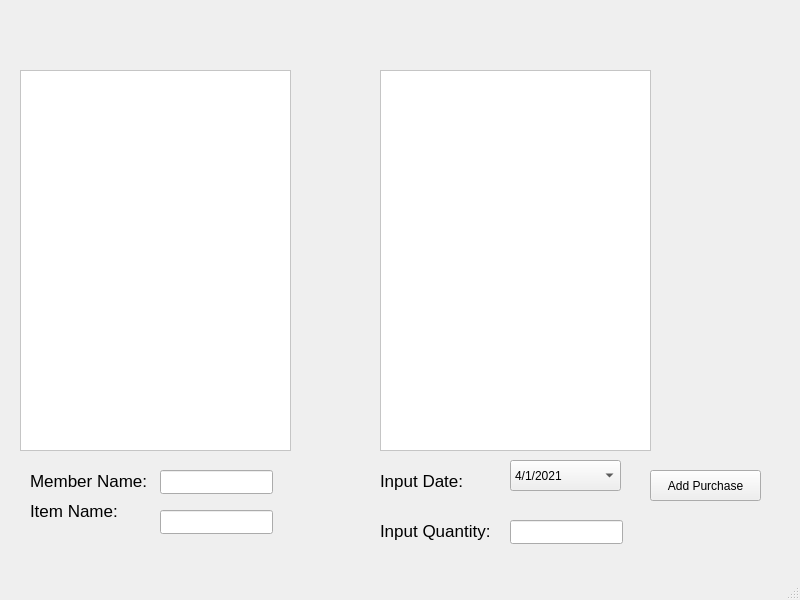
<?xml version="1.0" encoding="UTF-8"?>
<ui version="4.0">
 <class>AddPurchases</class>
 <widget class="QMainWindow" name="AddPurchases">
  <property name="geometry">
   <rect>
    <x>0</x>
    <y>0</y>
    <width>800</width>
    <height>600</height>
   </rect>
  </property>
  <property name="windowTitle">
   <string>MainWindow</string>
  </property>
  <widget class="QWidget" name="centralwidget">
   <widget class="QTableView" name="memberTable">
    <property name="geometry">
     <rect>
      <x>20</x>
      <y>70</y>
      <width>271</width>
      <height>381</height>
     </rect>
    </property>
    <property name="sizePolicy">
     <sizepolicy hsizetype="Preferred" vsizetype="Preferred">
      <horstretch>0</horstretch>
      <verstretch>0</verstretch>
     </sizepolicy>
    </property>
    <property name="font">
     <font>
      <pointsize>11</pointsize>
     </font>
    </property>
    <property name="focusPolicy">
     <enum>Qt::NoFocus</enum>
    </property>
    <property name="styleSheet">
     <string notr="true">background-color: rgb(255, 255, 255);
color: rgb(0, 0, 0);
alternate-background-color: rgb(225, 225, 225);
selection-background-color: rgb(159, 11, 25);
selection-color: rgb(0, 0, 0);</string>
    </property>
    <property name="horizontalScrollBarPolicy">
     <enum>Qt::ScrollBarAlwaysOff</enum>
    </property>
    <property name="sizeAdjustPolicy">
     <enum>QAbstractScrollArea::AdjustToContents</enum>
    </property>
    <property name="autoScroll">
     <bool>false</bool>
    </property>
    <property name="autoScrollMargin">
     <number>5</number>
    </property>
    <property name="dragDropOverwriteMode">
     <bool>false</bool>
    </property>
    <property name="alternatingRowColors">
     <bool>true</bool>
    </property>
    <property name="selectionMode">
     <enum>QAbstractItemView::SingleSelection</enum>
    </property>
    <property name="selectionBehavior">
     <enum>QAbstractItemView::SelectRows</enum>
    </property>
    <property name="showGrid">
     <bool>false</bool>
    </property>
    <property name="gridStyle">
     <enum>Qt::SolidLine</enum>
    </property>
    <property name="sortingEnabled">
     <bool>false</bool>
    </property>
    <attribute name="horizontalHeaderVisible">
     <bool>false</bool>
    </attribute>
    <attribute name="horizontalHeaderMinimumSectionSize">
     <number>50</number>
    </attribute>
    <attribute name="horizontalHeaderDefaultSectionSize">
     <number>200</number>
    </attribute>
    <attribute name="verticalHeaderVisible">
     <bool>false</bool>
    </attribute>
    <attribute name="verticalHeaderHighlightSections">
     <bool>true</bool>
    </attribute>
   </widget>
   <widget class="QTableView" name="itemTable">
    <property name="geometry">
     <rect>
      <x>380</x>
      <y>70</y>
      <width>271</width>
      <height>381</height>
     </rect>
    </property>
    <property name="sizePolicy">
     <sizepolicy hsizetype="Preferred" vsizetype="Preferred">
      <horstretch>0</horstretch>
      <verstretch>0</verstretch>
     </sizepolicy>
    </property>
    <property name="font">
     <font>
      <pointsize>11</pointsize>
     </font>
    </property>
    <property name="focusPolicy">
     <enum>Qt::NoFocus</enum>
    </property>
    <property name="styleSheet">
     <string notr="true">background-color: rgb(255, 255, 255);
color: rgb(0, 0, 0);
alternate-background-color: rgb(225, 225, 225);
selection-background-color: rgb(159, 11, 25);
selection-color: rgb(0, 0, 0);</string>
    </property>
    <property name="horizontalScrollBarPolicy">
     <enum>Qt::ScrollBarAlwaysOff</enum>
    </property>
    <property name="sizeAdjustPolicy">
     <enum>QAbstractScrollArea::AdjustToContents</enum>
    </property>
    <property name="autoScroll">
     <bool>false</bool>
    </property>
    <property name="autoScrollMargin">
     <number>5</number>
    </property>
    <property name="dragDropOverwriteMode">
     <bool>false</bool>
    </property>
    <property name="alternatingRowColors">
     <bool>true</bool>
    </property>
    <property name="selectionMode">
     <enum>QAbstractItemView::SingleSelection</enum>
    </property>
    <property name="selectionBehavior">
     <enum>QAbstractItemView::SelectRows</enum>
    </property>
    <property name="showGrid">
     <bool>false</bool>
    </property>
    <property name="gridStyle">
     <enum>Qt::SolidLine</enum>
    </property>
    <property name="sortingEnabled">
     <bool>false</bool>
    </property>
    <attribute name="horizontalHeaderVisible">
     <bool>false</bool>
    </attribute>
    <attribute name="horizontalHeaderMinimumSectionSize">
     <number>50</number>
    </attribute>
    <attribute name="horizontalHeaderDefaultSectionSize">
     <number>200</number>
    </attribute>
    <attribute name="verticalHeaderVisible">
     <bool>false</bool>
    </attribute>
    <attribute name="verticalHeaderHighlightSections">
     <bool>true</bool>
    </attribute>
   </widget>
   <widget class="QLineEdit" name="quantityLine">
    <property name="geometry">
     <rect>
      <x>510</x>
      <y>520</y>
      <width>113</width>
      <height>24</height>
     </rect>
    </property>
   </widget>
   <widget class="QLabel" name="label">
    <property name="geometry">
     <rect>
      <x>380</x>
      <y>520</y>
      <width>141</width>
      <height>21</height>
     </rect>
    </property>
    <property name="font">
     <font>
      <pointsize>13</pointsize>
     </font>
    </property>
    <property name="text">
     <string>Input Quantity:</string>
    </property>
   </widget>
   <widget class="QPushButton" name="addPurchase">
    <property name="geometry">
     <rect>
      <x>650</x>
      <y>470</y>
      <width>111</width>
      <height>31</height>
     </rect>
    </property>
    <property name="text">
     <string>Add Purchase</string>
    </property>
   </widget>
   <widget class="QLineEdit" name="memberLine">
    <property name="geometry">
     <rect>
      <x>160</x>
      <y>470</y>
      <width>113</width>
      <height>24</height>
     </rect>
    </property>
   </widget>
   <widget class="QLabel" name="label_2">
    <property name="geometry">
     <rect>
      <x>30</x>
      <y>500</y>
      <width>141</width>
      <height>21</height>
     </rect>
    </property>
    <property name="font">
     <font>
      <pointsize>13</pointsize>
     </font>
    </property>
    <property name="text">
     <string>Item Name:</string>
    </property>
   </widget>
   <widget class="QLabel" name="label_3">
    <property name="geometry">
     <rect>
      <x>30</x>
      <y>470</y>
      <width>141</width>
      <height>21</height>
     </rect>
    </property>
    <property name="font">
     <font>
      <pointsize>13</pointsize>
     </font>
    </property>
    <property name="text">
     <string>Member Name:</string>
    </property>
   </widget>
   <widget class="QLineEdit" name="itemLine">
    <property name="geometry">
     <rect>
      <x>160</x>
      <y>510</y>
      <width>113</width>
      <height>24</height>
     </rect>
    </property>
   </widget>
   <widget class="QLabel" name="label_4">
    <property name="geometry">
     <rect>
      <x>380</x>
      <y>470</y>
      <width>141</width>
      <height>21</height>
     </rect>
    </property>
    <property name="font">
     <font>
      <pointsize>13</pointsize>
     </font>
    </property>
    <property name="text">
     <string>Input Date:</string>
    </property>
   </widget>
   <widget class="QComboBox" name="dateLine">
    <property name="geometry">
     <rect>
      <x>510</x>
      <y>460</y>
      <width>111</width>
      <height>31</height>
     </rect>
    </property>
    <item>
     <property name="text">
      <string>4/1/2021</string>
     </property>
    </item>
    <item>
     <property name="text">
      <string>4/2/2021</string>
     </property>
    </item>
    <item>
     <property name="text">
      <string>4/3/2021</string>
     </property>
    </item>
    <item>
     <property name="text">
      <string>4/4/2021</string>
     </property>
    </item>
    <item>
     <property name="text">
      <string>4/5/2021</string>
     </property>
    </item>
    <item>
     <property name="text">
      <string>4/6/2021</string>
     </property>
    </item>
    <item>
     <property name="text">
      <string>4/7/2021</string>
     </property>
    </item>
    <item>
     <property name="text">
      <string/>
     </property>
    </item>
   </widget>
  </widget>
  <widget class="QMenuBar" name="menubar">
   <property name="geometry">
    <rect>
     <x>0</x>
     <y>0</y>
     <width>800</width>
     <height>21</height>
    </rect>
   </property>
  </widget>
  <widget class="QStatusBar" name="statusbar"/>
 </widget>
 <resources/>
 <connections/>
</ui>
